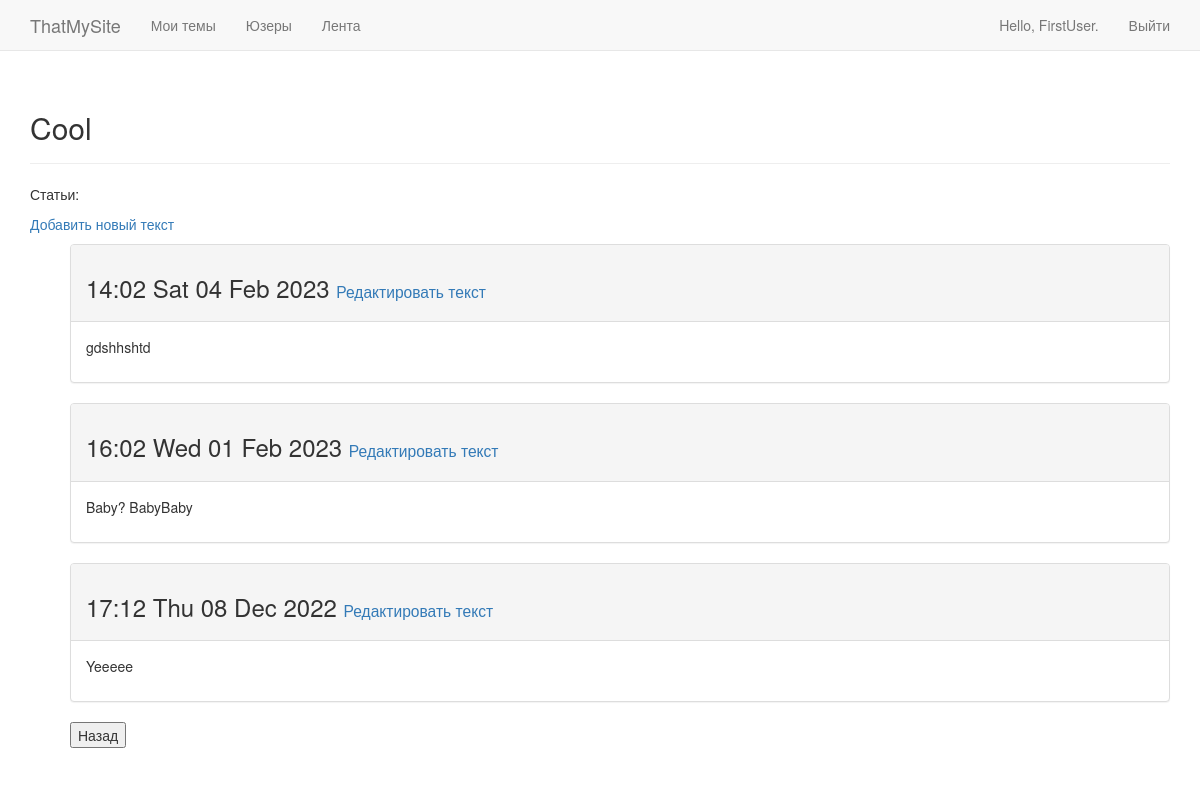
The page /polls/topic/4 (signed in) on the database its author committed.
### polls/models.py (models this page shows, shortened)
class Topic(models.Model):
    text = models.CharField(max_length=200)
    pub_date = models.DateTimeField('pub_date', auto_now_add=True)
    owner = models.ForeignKey(User, on_delete=models.CASCADE)
    def __str__(self):
        return self.text

class Entry(models.Model):
    topic = models.ForeignKey('Topic', on_delete=models.CASCADE)
    text = models.TextField()
    pub_date = models.DateTimeField('pub_date', auto_now_add=True)
    is_read = models.BooleanField(default=False)
    class Meta:
        verbose_name_plural = 'entries'

### polls/views.py (the view)
# urls.py: re_path(r'^topic/(?P<topic_id>\d+)$', views.topic, name='topic'),
@login_required
def topic(request, topic_id):
    topic = Topic.objects.get(id=topic_id)
    entries = topic.entry_set.order_by('-pub_date')
    context = {'topic': topic, 'entries': entries}
    return render(request, 'polls/topic.html', context)

### templates/polls/topic.html
{% extends 'polls/base.html' %}
{% block header %}
    <h2>{{ topic }}</h2>
{% endblock header %}
{% block content %}
    <p>Статьи:</p>
    {% if topic.owner == request.user %}
    <p>
        <a href="{% url 'polls:new_entry' topic.id %}">Добавить новый текст</a>
    </p>
    {% endif %}
    <ul>
        {% for entry in entries %}
            <div class="panel panel-default">
                <div class="panel-heading">
                    <h3>
                        {{ entry.pub_date | date:"H:m D d M Y" }}
                        {% if topic.owner == request.user %}
                        <small>
                            <a href="{% url 'polls:edit_entry' entry.id %}">Редактировать текст</a>
                        </small>
                        {% endif %}
                    </h3>
                </div>
                <div class="panel-body">
                    {{ entry.text | linebreaks }}
                </div>
            </div>
        {% empty %}
          Но энтри
        {% endfor %}
        {% if topic.owner != request.user %}
            <button type="button" name="submit" onclick="location.href='{% url 'polls:userstops' topic.owner.id %}'">Назад</button>
        {% elif topic.owner == request.user %}
            <button type="button" name="submit" onclick="location.href='{% url 'polls:topics' %}'">Назад</button>
        {% endif %}
    </ul>
{% endblock content %}

### templates/polls/base.html (shortened to what this page needs)
{% load bootstrap3 %}
<!DOCTYPE html>
<html lang="en-ru">
<head>
    {% bootstrap_css %}
</head>
<body>
    <nav class="navbar navbar-default navbar-static-top">
    <div class="container">
        <div class="navbar-header">
        <a class="navbar-brand" href="{% url 'polls:ind' %}">ThatMySite</a>
        </div>
        <div id="navbar" class="navbar-collapse collapse">
	        <ul class="nav navbar-nav">
	            <li><a href="{% url 'polls:topics' %}">Мои темы</a></li>
            </ul>
            <ul class="nav navbar-nav">
                <li><a href="{% url 'polls:uss' %}">Юзеры</a></li>
            </ul>
            <ul class="nav navbar-nav">
                <li><a href="{% url 'polls:lenta' %}">Лента</a></li>
            </ul>
	        <ul class="nav navbar-nav navbar-right">
                {% if user.is_authenticated %}
                    <li><a>Hello, {{ user.username }}.</a></li>
                    <li><a href="{% url 'users:logout' %}">Выйти</a></li>
                {% else %}
                    <li><a href="{% url 'users:register' %}">Регистрация</a></li>
                    <li><a href="{% url 'users:login' %}">Войти</a></li>
                {% endif %}
	        </ul>
        </div>
    </div>
    </nav>
    <div class="container">
        <div class="page-header">
            {% block header %}{% endblock header %}
        </div>
        <div>
            {% block content %}{% endblock content %}
        </div>
    </div>
</body>
</html>

### rows shown on the page
Topic: text "Cool"
Entry: pub_date "14:02 Sat 04 Feb 2023", text "gdshhshtd"
Entry: pub_date "16:02 Wed 01 Feb 2023", text "Baby? BabyBaby"
Entry: pub_date "17:12 Thu 08 Dec 2022", text "Yeeeee"

### other values the page prints
{{ user.username }} "FirstUser"
